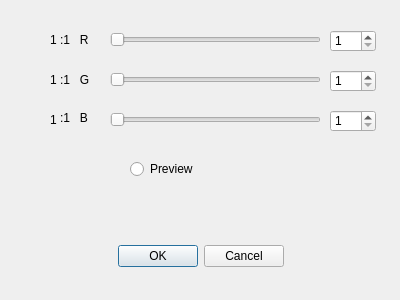
<?xml version="1.0" encoding="UTF-8"?>
<ui version="4.0">
 <class>MySliderDialog</class>
 <widget class="QDialog" name="MySliderDialog">
  <property name="geometry">
   <rect>
    <x>0</x>
    <y>0</y>
    <width>400</width>
    <height>300</height>
   </rect>
  </property>
  <property name="windowTitle">
   <string>Dialog</string>
  </property>
  <widget class="QDialogButtonBox" name="buttonBox">
   <property name="geometry">
    <rect>
     <x>30</x>
     <y>240</y>
     <width>341</width>
     <height>32</height>
    </rect>
   </property>
   <property name="orientation">
    <enum>Qt::Horizontal</enum>
   </property>
   <property name="standardButtons">
    <set>QDialogButtonBox::Cancel|QDialogButtonBox::Ok</set>
   </property>
   <property name="centerButtons">
    <bool>true</bool>
   </property>
  </widget>
  <widget class="QSlider" name="redValueSlider">
   <property name="geometry">
    <rect>
     <x>110</x>
     <y>30</y>
     <width>211</width>
     <height>20</height>
    </rect>
   </property>
   <property name="minimum">
    <number>1</number>
   </property>
   <property name="maximum">
    <number>8</number>
   </property>
   <property name="orientation">
    <enum>Qt::Horizontal</enum>
   </property>
  </widget>
  <widget class="QSlider" name="greenValueSlider">
   <property name="geometry">
    <rect>
     <x>110</x>
     <y>70</y>
     <width>211</width>
     <height>20</height>
    </rect>
   </property>
   <property name="minimum">
    <number>1</number>
   </property>
   <property name="maximum">
    <number>8</number>
   </property>
   <property name="orientation">
    <enum>Qt::Horizontal</enum>
   </property>
  </widget>
  <widget class="QSlider" name="blueValueSlider">
   <property name="geometry">
    <rect>
     <x>110</x>
     <y>110</y>
     <width>211</width>
     <height>20</height>
    </rect>
   </property>
   <property name="minimum">
    <number>1</number>
   </property>
   <property name="maximum">
    <number>8</number>
   </property>
   <property name="orientation">
    <enum>Qt::Horizontal</enum>
   </property>
  </widget>
  <widget class="QLabel" name="label">
   <property name="geometry">
    <rect>
     <x>60</x>
     <y>30</y>
     <width>31</width>
     <height>20</height>
    </rect>
   </property>
   <property name="text">
    <string>:1   R</string>
   </property>
  </widget>
  <widget class="QLabel" name="label_2">
   <property name="geometry">
    <rect>
     <x>60</x>
     <y>70</y>
     <width>41</width>
     <height>20</height>
    </rect>
   </property>
   <property name="text">
    <string>:1   G</string>
   </property>
  </widget>
  <widget class="QLabel" name="label_3">
   <property name="geometry">
    <rect>
     <x>60</x>
     <y>110</y>
     <width>31</width>
     <height>16</height>
    </rect>
   </property>
   <property name="text">
    <string>:1   B</string>
   </property>
  </widget>
  <widget class="QSpinBox" name="spinBox">
   <property name="geometry">
    <rect>
     <x>330</x>
     <y>30</y>
     <width>46</width>
     <height>22</height>
    </rect>
   </property>
   <property name="minimum">
    <number>1</number>
   </property>
   <property name="maximum">
    <number>8</number>
   </property>
  </widget>
  <widget class="QSpinBox" name="spinBox_2">
   <property name="geometry">
    <rect>
     <x>330</x>
     <y>70</y>
     <width>46</width>
     <height>22</height>
    </rect>
   </property>
   <property name="minimum">
    <number>1</number>
   </property>
   <property name="maximum">
    <number>8</number>
   </property>
  </widget>
  <widget class="QSpinBox" name="spinBox_3">
   <property name="geometry">
    <rect>
     <x>330</x>
     <y>110</y>
     <width>46</width>
     <height>22</height>
    </rect>
   </property>
   <property name="minimum">
    <number>1</number>
   </property>
   <property name="maximum">
    <number>8</number>
   </property>
  </widget>
  <widget class="QLabel" name="label_4">
   <property name="geometry">
    <rect>
     <x>50</x>
     <y>30</y>
     <width>16</width>
     <height>20</height>
    </rect>
   </property>
   <property name="text">
    <string>1</string>
   </property>
  </widget>
  <widget class="QLabel" name="label_5">
   <property name="geometry">
    <rect>
     <x>50</x>
     <y>70</y>
     <width>16</width>
     <height>20</height>
    </rect>
   </property>
   <property name="text">
    <string>1</string>
   </property>
  </widget>
  <widget class="QLabel" name="label_6">
   <property name="geometry">
    <rect>
     <x>50</x>
     <y>110</y>
     <width>16</width>
     <height>20</height>
    </rect>
   </property>
   <property name="text">
    <string>1</string>
   </property>
  </widget>
  <widget class="QRadioButton" name="radioButton">
   <property name="geometry">
    <rect>
     <x>130</x>
     <y>160</y>
     <width>82</width>
     <height>18</height>
    </rect>
   </property>
   <property name="text">
    <string>Preview</string>
   </property>
  </widget>
 </widget>
 <resources/>
 <connections>
  <connection>
   <sender>buttonBox</sender>
   <signal>accepted()</signal>
   <receiver>MySliderDialog</receiver>
   <slot>accept()</slot>
   <hints>
    <hint type="sourcelabel">
     <x>248</x>
     <y>254</y>
    </hint>
    <hint type="destinationlabel">
     <x>157</x>
     <y>274</y>
    </hint>
   </hints>
  </connection>
  <connection>
   <sender>buttonBox</sender>
   <signal>rejected()</signal>
   <receiver>MySliderDialog</receiver>
   <slot>reject()</slot>
   <hints>
    <hint type="sourcelabel">
     <x>316</x>
     <y>260</y>
    </hint>
    <hint type="destinationlabel">
     <x>286</x>
     <y>274</y>
    </hint>
   </hints>
  </connection>
  <connection>
   <sender>redValueSlider</sender>
   <signal>valueChanged(int)</signal>
   <receiver>spinBox</receiver>
   <slot>setValue(int)</slot>
   <hints>
    <hint type="sourcelabel">
     <x>185</x>
     <y>39</y>
    </hint>
    <hint type="destinationlabel">
     <x>352</x>
     <y>40</y>
    </hint>
   </hints>
  </connection>
  <connection>
   <sender>greenValueSlider</sender>
   <signal>valueChanged(int)</signal>
   <receiver>spinBox_2</receiver>
   <slot>setValue(int)</slot>
   <hints>
    <hint type="sourcelabel">
     <x>185</x>
     <y>77</y>
    </hint>
    <hint type="destinationlabel">
     <x>352</x>
     <y>80</y>
    </hint>
   </hints>
  </connection>
  <connection>
   <sender>blueValueSlider</sender>
   <signal>valueChanged(int)</signal>
   <receiver>spinBox_3</receiver>
   <slot>setValue(int)</slot>
   <hints>
    <hint type="sourcelabel">
     <x>185</x>
     <y>117</y>
    </hint>
    <hint type="destinationlabel">
     <x>352</x>
     <y>120</y>
    </hint>
   </hints>
  </connection>
  <connection>
   <sender>spinBox</sender>
   <signal>valueChanged(int)</signal>
   <receiver>redValueSlider</receiver>
   <slot>setValue(int)</slot>
   <hints>
    <hint type="sourcelabel">
     <x>352</x>
     <y>40</y>
    </hint>
    <hint type="destinationlabel">
     <x>185</x>
     <y>39</y>
    </hint>
   </hints>
  </connection>
  <connection>
   <sender>spinBox_2</sender>
   <signal>valueChanged(int)</signal>
   <receiver>greenValueSlider</receiver>
   <slot>setValue(int)</slot>
   <hints>
    <hint type="sourcelabel">
     <x>352</x>
     <y>80</y>
    </hint>
    <hint type="destinationlabel">
     <x>185</x>
     <y>77</y>
    </hint>
   </hints>
  </connection>
  <connection>
   <sender>spinBox_3</sender>
   <signal>valueChanged(int)</signal>
   <receiver>blueValueSlider</receiver>
   <slot>setValue(int)</slot>
   <hints>
    <hint type="sourcelabel">
     <x>352</x>
     <y>120</y>
    </hint>
    <hint type="destinationlabel">
     <x>185</x>
     <y>117</y>
    </hint>
   </hints>
  </connection>
  <connection>
   <sender>redValueSlider</sender>
   <signal>valueChanged(int)</signal>
   <receiver>label_4</receiver>
   <slot>setNum(int)</slot>
   <hints>
    <hint type="sourcelabel">
     <x>215</x>
     <y>39</y>
    </hint>
    <hint type="destinationlabel">
     <x>57</x>
     <y>39</y>
    </hint>
   </hints>
  </connection>
  <connection>
   <sender>greenValueSlider</sender>
   <signal>valueChanged(int)</signal>
   <receiver>label_5</receiver>
   <slot>setNum(int)</slot>
   <hints>
    <hint type="sourcelabel">
     <x>215</x>
     <y>79</y>
    </hint>
    <hint type="destinationlabel">
     <x>57</x>
     <y>79</y>
    </hint>
   </hints>
  </connection>
  <connection>
   <sender>blueValueSlider</sender>
   <signal>valueChanged(int)</signal>
   <receiver>label_6</receiver>
   <slot>setNum(int)</slot>
   <hints>
    <hint type="sourcelabel">
     <x>215</x>
     <y>119</y>
    </hint>
    <hint type="destinationlabel">
     <x>57</x>
     <y>119</y>
    </hint>
   </hints>
  </connection>
 </connections>
 <slots>
  <signal>rValueChanged()</signal>
  <signal>gValueChanged()</signal>
  <signal>bValueChanged()</signal>
  <slot>rValue(int)</slot>
  <slot>gValue(int)</slot>
  <slot>bValue(int)</slot>
  <slot>preview(bool)</slot>
 </slots>
</ui>
